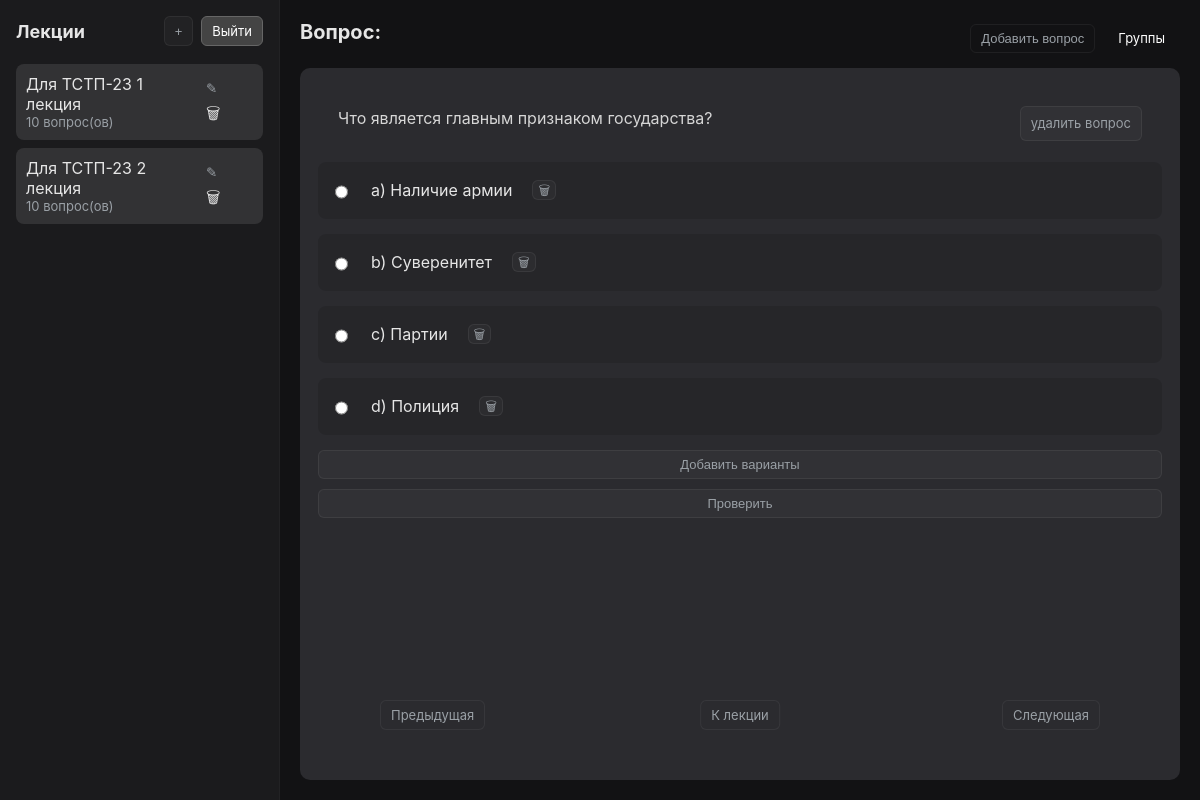
Page /index.php?lect=33&pg=2 (signed in) on the committed database.
### tables this page shows
CREATE TABLE `lecture` (
  `id` int(20) NOT NULL,
  `nameLecture` text NOT NULL,
  `lectureContent` text NOT NULL,
  `forGroup` text NOT NULL,
  `adminId` int(30) NOT NULL
);

CREATE TABLE `quetions` (
  `id` int(30) NOT NULL,
  `quetionContent` text NOT NULL,
  `lectureId` int(20) NOT NULL
);

CREATE TABLE `options` (
  `id` int(30) NOT NULL,
  `optionContent` text NOT NULL,
  `quetionId` int(30) NOT NULL,
  `correctness` int(10) NOT NULL
);

### index.php (the view, shortened to what this page needs)
<?php
require_once "connect.php";
$userId = $_SESSION['id'];
$sql = "SELECT * FROM users WHERE id='$userId'";
$result = $connection->query($sql);
$row = $result->fetch_assoc();
$status = $row['status'];
$group = $row['group_name'];
?>
<!doctype html>
<html lang="ru">
<head>
  <link rel="stylesheet" href="css/style.css" />
</head>
<body>
  <div id="app">
    <aside id="sidebar">
      <div class="sidebar-header">
        <h2>Лекции</h2>
        <div class="admin-controls" id="adminControls">
          <?php
          if ($status == 'admin') {
            echo ('<button id="btnAddLecture" class="btn primary">+</button>
              <a id="btnLogoutAdmin" class="btn danger" href="logout.php">Выйти</a>');
          } else {
            echo ('<a id="btnLogoutAdmin" class="btn danger" href="logout.php">Выйти</a>');
          }
          ?>
        </div>
      </div>
      <div id="lecturesList" class="lectures-list">
        <?php
        if ($status == 'admin' && empty($_GET['group'])) {
          $lectures = "SELECT * FROM lecture WHERE adminId='$userId'";
        } elseif ($status == 'admin' && !empty($_GET['group'])) {
          $selectedGroup = $_GET['group'];
          $lectures = "SELECT * FROM lecture WHERE forGroup='$selectedGroup' AND adminId=" . $userId;
        } else {
          $lectures = "SELECT * FROM lecture WHERE forGroup='$group'";
        }
        if ($status == 'admin' && !empty($_GET['group'])) {
          if ($lecturesResult = $connection->query($lectures)) {
            $lecturesCount = $lecturesResult->num_rows;
            if ($lecturesCount > 0) {
              while ($lecturesRow = mysqli_fetch_array($lecturesResult)) {
                $q = "SELECT * FROM quetions WHERE lectureId='" . $lecturesRow['id'] . "'";
                $res = $connection->query($q);
                $qCount = $res->num_rows;
                echo ('<div class="lecture-item">
                          <a href="index.php?group=' . $_GET['group'] . '&gl=' . $lecturesRow['id'] . '">
                            <div>' . $lecturesRow['nameLecture'] . '
                              <div class="small">' . $qCount . ' вопрос(ов)</div>
                            </div>
                          </a>
                        </div>');
              }
            }
          }
        } else {
          if ($lecturesResult = $connection->query($lectures)) {
            $lecturesCount = $lecturesResult->num_rows;
            if ($lecturesCount > 0) {
              $il = 1;
              while ($lecturesRow = mysqli_fetch_array($lecturesResult)) {
                $q = "SELECT * FROM quetions WHERE lectureId='" . $lecturesRow['id'] . "'";
                $res = $connection->query($q);
                $qCount = $res->num_rows;
                $pageLecture = (!empty($_GET['lect'])) ? '&lect=' . $_GET['lect'] . '&' : '';
                $n = (!empty($_GET['pg'])) ? 'pg=' . $_GET['pg'] : '';
                if ($status == 'admin') {
                  echo ('<div class="lecture-item">
                          <a href="index.php?lect=' . $lecturesRow['id'] . '&pg=1" class="lecture-item-link">
                            <div>' . $lecturesRow['nameLecture'] . '
                            <div class="small">' . $qCount . ' вопрос(ов)</div>
                          </div>
                          </a>
                            <div class="lecture-controls">
                              <button class="icon-btn" id="updateLecture-' . $il . '">✎</button>
                              <a class="icon-btn" href="deleteLecture.php?dl=' . $lecturesRow['id'] . $pageLecture . $n . '">🗑</a>
                            </div>
                          </div>');
                } else {
                  echo ('<div class="lecture-item"><a href="index.php?lect=' . $lecturesRow['id'] . '&pg=1"><div>' . $lecturesRow['nameLecture'] . '<div class="small">' . $qCount . ' вопрос(ов)</div></div></a></div>');
                }
                $il++;
              }
            } else {
              echo ('count is 0');
            }
          } else {
            echo ('conn error');
          }
        }
        ?>
      </div>
    </aside>
    <main id="main">
      <header class="main-header">
        <h1 id="lectureTitle">
          <?php
          if (!empty($_GET['pg']) && $_GET['pg'] == 1) {
            echo ('Лекция:');
          } elseif (!empty($_GET['pg']) && $_GET['pg'] > 1) {
            echo ('Вопрос:');
          } elseif (!empty($_GET['pg']) && $_GET['pg'] == 'result') {
            echo ('Результат:');
          } elseif (!empty($_GET['group'])) {
            echo ('Группа:');
          } else {
            echo ('Главная');
          }
          ?></h1>
        <div class="meta">
          <?php
          if ($status == 'admin' && !empty($_GET['lect']) && empty($_GET['group'])) {
            echo ('<span id="lectureMeta"></span>
            <div id="lectureActions" class="lecture-actions"><button class="btn" id="addQuetion">Добавить вопрос</button>'); ?>
            <ul class="menu">
              <li class="menu-item">Группы
              </li>
            </ul>
          <?php
            echo ('</div>');
          }
          ?>
        </div>
      </header>
      <section id="lectureContent" class="lecture-content">
        <?php
        if (!empty($_GET['lect'])) {
          $selectedLectureId = $_GET['lect'];
          $selectedLecture = "SELECT * FROM lecture WHERE id='$selectedLectureId'";
          $lectureResult = $connection->query($selectedLecture);
          $lectureRow = $lectureResult->fetch_assoc();
          $tasks = "SELECT * FROM quetions WHERE lectureId='$selectedLectureId'";
          $quetionResult = $connection->query($tasks);
          $quetionCount = $quetionResult->num_rows;
          $pageContent[0] = $lectureRow['lectureContent'];
          while ($quetionRow = mysqli_fetch_array($quetionResult)) {
            $pageContent[] = [
              'id' => $quetionRow['id'],
              'content' => $quetionRow['quetionContent']
            ];
          }
          if (!empty($_GET['pg'])) {
            if ($_GET['pg'] == 1) {
              echo ('<div id="lectureText" class="lecture-text"><p>' . $lectureRow['lectureContent'] . '</p></div>');
              echo ('<div class="navigation">
                    <a id="btnPrev" class="btn" href="index.php?lect=' . $selectedLectureId . '&pg=' . $_GET['pg']  - 1 . '" style="visibility: hidden;">Предыдущая</a>');
              if ($quetionCount > 0) {
                echo ('<a id="btnNext" class="btn primary" href="index.php?lect=' . $selectedLectureId . '&pg=' . $_GET['pg']  + 1 . '" style="position:fixed;padding:10px;font-size:15px;">Следующая</a>
                      </div>');
              } else {
                echo ('</div');
              }
            } else {
              if ($status == 'admin') {
                echo ('<div id="lectureText" class="lecture-text">' . $pageContent[$_GET['pg'] - 1]['content'] . '<a href="deleteQuetion.php?lect=' . $_GET['lect'] . '&pg=' . $_GET['pg'] . '&q=' . $pageContent[$_GET['pg'] - 1]['id'] . '" class="btn primary" style="position:relative; float:right;">удалить вопрос</a></div>');
              } else {
                echo ('<div id="lectureText" class="lecture-text">' . $pageContent[$_GET['pg'] - 1]['content'] . '</div>');
              }
              $options = "SELECT * FROM options WHERE quetionId='" . $pageContent[$_GET['pg'] - 1]['id'] . "'";
              $optResult = $connection->query($options);
              $optCount = $optResult->num_rows;
              $answers = "SELECT * FROM answers WHERE userId='" . $_SESSION['id'] . "' AND quetionId='" . $pageContent[$_GET['pg'] - 1]['id'] . "'";
              $answersResult = $connection->query($answers);
              $answersCount = $answersResult->num_rows;
              $answersRow = $answersResult->fetch_assoc();
              if ($answersCount > 0) {
                echo ('<form id="check" method="post" action="test.php?lect=' . $selectedLectureId . '&pg=' . $_GET['pg'] . '&q=' . $pageContent[$_GET['pg'] - 1]['id'] . '">');
                while ($optRow = mysqli_fetch_array($optResult)) {
                  if ($status == 'admin') {
                    echo ('<label><input type="radio" class="quetion" name="q" value="' . $optRow['correctness'] . '" required>' . $optRow['optionContent'] . '<a class="btn primary" href="deleteOption.php?lect=' . $_GET['lect'] . '&pg=' . $_GET['pg'] . '&opt=' . $optRow['id'] . '" style="position:relative;float:right;height:20px;padding:0px 5px;">🗑</a></label>');
                  } else {
                    echo ('<label><input type="radio" class="quetion" name="q" value="' . $optRow['correctness'] . '" required>' . $optRow['optionContent'] . "</label>");
                  }
                }
                if ($status == 'admin') {
                  echo ('<button id="addOptions" data-id="' . $pageContent[$_GET['pg'] - 1]['id']  . '" class="btn primary" type="button" style="margin: 10px 0;">Добавить варианты</button>');
                }
                if ($answersRow['correct'] == 1) {
                  echo ('<h4 class="correct">Вы ответили верно на этот вопрос<span>✔️</span></h4></form>');
                } else {
                  echo ('<h4 class="wrong">Вы ответили неверно на этот вопрос<span>❌</span></h4></form>');
                }
                echo ('<div class="navigation">
                  <a id="btnPrev" class="btn" href="index.php?lect=' . $selectedLectureId . '&pg=' . $_GET['pg']  - 1 . '">Предыдущая</a>
                  <a id="toLect" class="btn" href="index.php?lect=' . $selectedLectureId . '&pg=1">К лекции</a>
                  <a id="btnNext" class="btn primary" href="index.php?lect=' . $selectedLectureId . '&pg=' . $_GET['pg']  + 1 . '">Следующая</a>
                  </div>');
              } else {
                echo ('<form id="check" method="post" action="test.php?lect=' . $selectedLectureId . '&pg=' . $_GET['pg'] . '&q=' . $pageContent[$_GET['pg'] - 1]['id'] . '">');
                while ($optRow = mysqli_fetch_array($optResult)) {
                  if ($status == 'admin') {
                    echo ('<label><input type="radio" class="quetion" name="q" value="' . $optRow['correctness'] . '" required>' . $optRow['optionContent'] . '<a class="btn primary" href="deleteOption.php?lect=' . $_GET['lect'] . '&pg=' . $_GET['pg'] . '&opt=' . $optRow['id'] . '" style="position:relative;float:right;height:20px;padding:0px 5px;">🗑</a></label>');
                  } else {
                    echo ('<label><input type="radio" class="quetion" name="q" value="' . $optRow['correctness'] . '" required>' . $optRow['optionContent'] . "</label>");
                  }
                }
                if ($status == 'admin') {
                  echo ('<button id="addOptions" data-id="' . $pageContent[$_GET['pg'] - 1]['id']  . '" class="btn primary" type="button" style="margin: 10px 0;">Добавить варианты</button>');
                }
                if ($optCount > 0) {
                  echo ('<button type="submit" class="btn primary" id="submitBtn">Проверить</button></form>');
                } else {
                  echo ('<h4>Нет вариантов ответа</h4></form>');
                }
                echo ('<div class="navigation">
                  <a id="btnPrev" class="btn" href="index.php?lect=' . $selectedLectureId . '&pg=' . $_GET['pg']  - 1 . '">Предыдущая</a>
                  <a id="toLect" class="btn" href="index.php?lect=' . $selectedLectureId . '&pg=1">К лекции</a>
                  <a id="btnNext" class="btn primary" href="index.php?lect=' . $selectedLectureId . '&pg=' . $_GET['pg']  + 1 . '">Следующая</a>
                  </div>');
              }
            }
          }
        } else {
          echo ('<div id="lectureText" class="lecture-text">Выберите лекцию в панели лекций</div>');
        }
        ?>
      </section>
    </main>
  </div>
</body>
</html>

### css/style.css (style rules this page uses)
:root { --bg: #121214; --panel: #1b1b1d; --muted: #9aa0a6; --text: #e6e6e6; --accent: #2b2b2f; --danger: #b23b3b; --success: #2b8a57; --radius: 8px; --gap: 12px; --sidebar-width: 280px; font-family: Inter, Roboto, "Helvetica Neue", Arial, sans-serif; }
* { box-sizing: border-box; }
html, body, #app { height: 100%; margin: 0; background: var(--bg); color: var(--text); }
#app { display: flex; gap: 0; height: 100vh; overflow: hidden; }
#sidebar { width: var(--sidebar-width); background: var(--panel); padding: 16px; border-right: 1px solid rgba(255, 255, 255, 0.03); display: flex; flex-direction: column; }
.sidebar-header { display: flex; justify-content: space-between; align-items: center; margin-bottom: 10px; }
.sidebar-header h2 { margin: 0; font-size: 18px; color: var(--text); }
.admin-controls { display: flex; gap: 8px; }
.btn { background: transparent; border: 1px solid rgba(255, 255, 255, 0.06); padding: 6px 10px; color: var(--muted); font-size: 13px; border-radius: 6px; cursor: pointer; text-decoration: none; }
.btn.primary { background: rgba(255, 255, 255, 0.03); border-color: rgba(255, 255, 255, 0.06); }
#btnNext, #btnPrev, #toLect, #showTotal { position: absolute; background-color: #2b2b2f; }
#btnNext { right: 80px; bottom: 50px; }
#btnPrev { left: 80px; bottom: 50px; }
#toLect { bottom: 50px; left: 50%; transform: translateX(-50%); }
.lectures-list { overflow: auto; padding-top: 8px; display: flex; flex-direction: column; gap: 8px; }
.lectures-list a { text-decoration: none; color: var(--text); position: relative; }
.lecture-item { padding: 10px; background: transparent; border-radius: 8px; cursor: pointer; display: flex; justify-content: space-between; align-items: center; background: rgba(255, 255, 255, 0.10); position: relative; }
.lecture-item a { width: 76%; overflow: hidden; }
.lecture-controls { width: 53px; }
main { flex: 1; padding: 20px; display: flex; flex-direction: column; overflow: hidden; }
.main-header { display: flex; justify-content: space-between; align-items: flex-start; gap: 12px; margin-bottom: 12px; }
.main-header h1 { margin: 0; font-size: 20px; }
.menu { list-style: none; margin: 0; padding: 0; background: #121214; position: relative; }
.menu-item { height: 100%; width: 100%; position: relative; display: inline-block; color: white; cursor: pointer; padding: 10px 15px; }
.meta { color: var(--muted); font-size: 13px; display: flex; gap: 10px; align-items: center; }
.lecture-actions { display: flex; align-items: center; gap: 8px; }
.lecture-content { background: var(--accent); padding: 18px; border-radius: 10px; flex: 1; overflow: auto; position: relative; }
.lecture-content form { display: flex; flex-direction: column; }
.lecture-content form label { margin: 10px 0; }
.lecture-text { white-space: pre-wrap; overflow-wrap: break-word; color: #d6d6d6; line-height: 1.6; margin: 20px; }
input { height: 30px; border-radius: 5px; background-color: #2b2b2f; color: #e6e6e6; padding-left: 5px; border-style: none; }
label { width: 100%; display: flex; align-items: center; gap: 20px; }
#check label { padding: 12px; background: rgba(0, 0, 0, 0.12); border-radius: 8px; margin-bottom: 5px; cursor: pointer; }
.navigation { display: flex; justify-content: space-between; margin-top: 20px; gap: 10px; }
.small { font-size: 13px; color: var(--muted); }
.icon-btn { background: transparent; border: 0; color: var(--muted); cursor: pointer; padding: 6px; border-radius: 6px; }
.btn.danger { background: #444; border: 1px solid #666; color: #fff; text-decoration: none; }

### rows in the picture
lecture: nameLecture "Для ТСТП-23 1 лекция", qCount "10"
lecture: nameLecture "Для ТСТП-23 2 лекция", qCount "10"
quetions: quetionContent "Что является главным признаком государства?"
options: optionContent "a) Наличие армии"
options: optionContent "b) Суверенитет"
options: optionContent "c) Партии"
options: optionContent "d) Полиция"
